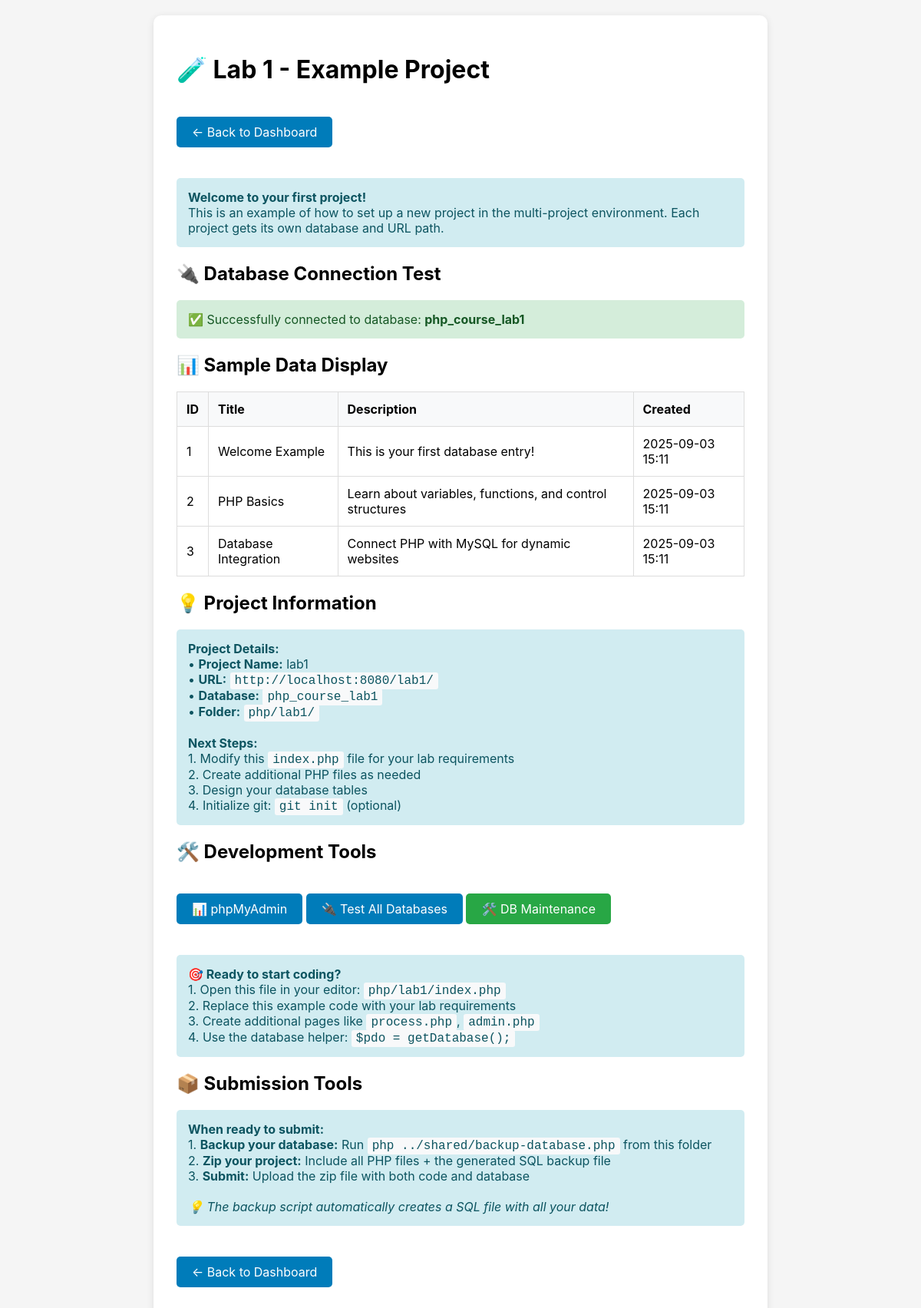
/lab1/index.php, run on the app's committed database.
### tables this page shows
CREATE TABLE lab1_examples (
    id INT AUTO_INCREMENT PRIMARY KEY,
    title VARCHAR(100) NOT NULL,
    description TEXT,
    created_at TIMESTAMP DEFAULT CURRENT_TIMESTAMP
);

### lab1/index.php (the view, shortened to what this page needs)
<?php
require_once '../shared/database.php';
?>
<!DOCTYPE html>
<html lang="en">
<head>
</head>
<body>
    <div class="container">
        <h1>🧪 Lab 1 - Example Project</h1>
        <a href="../" class="back-link">← Back to Dashboard</a>
        <div class="info">
            <strong>Welcome to your first project!</strong><br>
            This is an example of how to set up a new project in the multi-project environment.
            Each project gets its own database and URL path.
        </div>
        <h2>🔌 Database Connection Test</h2>
        <?php
        try {
            $pdo = getDatabase();
            echo "<div class='success'>✅ Successfully connected to database: <strong>php_course_lab1</strong></div>";
            $sql = "CREATE TABLE IF NOT EXISTS lab1_examples (
                id INT AUTO_INCREMENT PRIMARY KEY,
                title VARCHAR(100) NOT NULL,
                description TEXT,
                created_at TIMESTAMP DEFAULT CURRENT_TIMESTAMP
            )";
            $pdo->exec($sql);
        } catch (Exception $e) {
            echo "<div class='error'>❌ Database connection failed: " . htmlspecialchars($e->getMessage()) . "</div>";
            echo "<div class='info'>";
            echo "<strong>🔧 Database Setup Required</strong><br>";
            echo "Your Lab 1 database needs to be created. Click below to set up your isolated database.<br><br>";
            echo "<a href='../shared/database-maintenance.php?project=lab1' class='back-link' style='background: #28a745;'>⚙️ Database Maintenance</a>";
            echo "</div>";
        }
        ?>
        <h2>📊 Sample Data Display</h2>
        <?php
        try {
            $stmt = $pdo->query("SELECT * FROM lab1_examples ORDER BY created_at DESC");
            $examples = $stmt->fetchAll(PDO::FETCH_ASSOC);
            if (!empty($examples)) {
                echo "<table>";
                echo "<thead><tr><th>ID</th><th>Title</th><th>Description</th><th>Created</th></tr></thead>";
                echo "<tbody>";
                foreach ($examples as $example) {
                    echo "<tr>";
                    echo "<td>" . htmlspecialchars($example['id']) . "</td>";
                    echo "<td>" . htmlspecialchars($example['title']) . "</td>";
                    echo "<td>" . htmlspecialchars($example['description']) . "</td>";
                    echo "<td>" . date('Y-m-d H:i', strtotime($example['created_at'])) . "</td>";
                    echo "</tr>";
                }
                echo "</tbody>";
                echo "</table>";
            } else {
                echo "<div class='info'>No data found in the examples table.</div>";
            }
        } catch (Exception $e) {
            echo "<div class='error'>Error fetching data: " . htmlspecialchars($e->getMessage()) . "</div>";
        }
        ?>
        <h2>💡 Project Information</h2>
        <div class="info">
            <strong>Project Details:</strong><br>
            • <strong>Project Name:</strong> lab1<br>
            • <strong>URL:</strong> <code>http://localhost:8080/lab1/</code><br>
            • <strong>Database:</strong> <code>php_course_lab1</code><br>
            • <strong>Folder:</strong> <code>php/lab1/</code><br>
            <br>
            <strong>Next Steps:</strong><br>
            1. Modify this <code>index.php</code> file for your lab requirements<br>
            2. Create additional PHP files as needed<br>
            3. Design your database tables<br>
            4. Initialize git: <code>git init</code> (optional)<br>
        </div>
        <h2>🛠️ Development Tools</h2>
        <p>
            <a href="http://localhost:8081" target="_blank" class="back-link">📊 phpMyAdmin</a>
            <a href="../shared/test-db.php" class="back-link">🔌 Test All Databases</a>
            <a href="../shared/database-maintenance.php?project=lab1" class="back-link" style="background: #28a745;">🛠️ DB Maintenance</a>
        </p>
        <div class="info">
            <strong>🎯 Ready to start coding?</strong><br>
            1. Open this file in your editor: <code>php/lab1/index.php</code><br>
            2. Replace this example code with your lab requirements<br>
            3. Create additional pages like <code>process.php</code>, <code>admin.php</code><br>
            4. Use the database helper: <code>$pdo = getDatabase();</code>
        </div>
        <h2>📦 Submission Tools</h2>
        <div class="info">
            <strong>When ready to submit:</strong><br>
            1. <strong>Backup your database:</strong> Run <code>php ../shared/backup-database.php</code> from this folder<br>
            2. <strong>Zip your project:</strong> Include all PHP files + the generated SQL backup file<br>
            3. <strong>Submit:</strong> Upload the zip file with both code and database<br>
            <br>
            <em>💡 The backup script automatically creates a SQL file with all your data!</em>
        </div>
        <a href="../" class="back-link">← Back to Dashboard</a>
    </div>
</body>
</html>

### lab1/index.php (style rules this page uses)
body { font-family: -apple-system, BlinkMacSystemFont, 'Segoe UI', Roboto, sans-serif; max-width: 800px; margin: 0 auto; padding: 20px; background: #f5f5f5; }
.container { background: white; padding: 30px; border-radius: 10px; box-shadow: 0 2px 10px rgba(0,0,0,0.1); }
.success { background: #d4edda; color: #155724; padding: 15px; border-radius: 5px; margin: 20px 0; }
.info { background: #d1ecf1; color: #0c5460; padding: 15px; border-radius: 5px; margin: 20px 0; }
table { width: 100%; border-collapse: collapse; margin: 20px 0; }
th, td { padding: 12px; border: 1px solid #ddd; text-align: left; }
th { background: #f8f9fa; font-weight: bold; }
.back-link { display: inline-block; margin: 20px 0; padding: 10px 20px; background: #007cba; color: white; text-decoration: none; border-radius: 5px; }
code { background: #f8f9fa; padding: 2px 6px; border-radius: 3px; font-family: 'Monaco', 'Courier New', monospace; }

### data on the page
lab1_examples: id "1", title "Welcome Example", description "This is your first database entry!", created_at "2025-09-03 15:11"
lab1_examples: id "2", title "PHP Basics", description "Learn about variables, functions, and control structures", created_at "2025-09-03 15:11"
lab1_examples: id "3", title "Database Integration", description "Connect PHP with MySQL for dynamic websites", created_at "2025-09-03 15:11"
